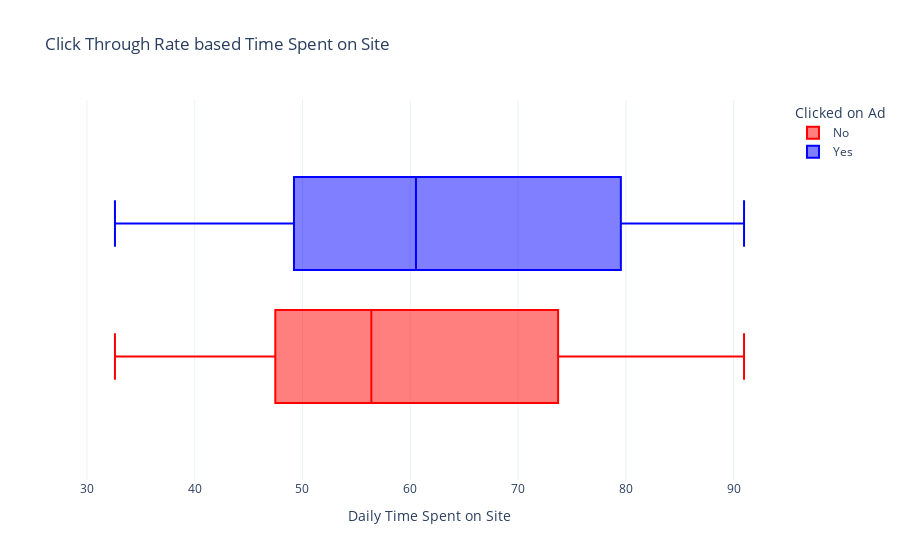

Notebook cell for this chart:
### Code cell
px.box(data, 
             x="Daily Time Spent on Site",  
             color="Clicked on Ad", 
             title="Click Through Rate based Time Spent on Site", 
             color_discrete_map={'Yes':'blue',
                                 'No':'red'})

### Figure 1 — Plotly figure (JSON) as saved in the notebook; plotly's stock layout.template omitted (floating-point values rounded to 4 significant figures; data arrays with more than 128 entries replaced by an {"elided": "..."} marker saying what was removed)
{"data": [{"alignmentgroup": "True", "hovertemplate": "Clicked on Ad=No<br>Daily Time Spent on Site=%{x}<extra></extra>", "legendgroup": "No", "marker": {"color": "red"}, "name": "No", "notched": false, "offsetgroup": "No", "orientation": "h", "showlegend": true, "type": "box", "x": {"elided": "5083 float values"}, "x0": " ", "xaxis": "x", "y0": " ", "yaxis": "y"}, {"alignmentgroup": "True", "hovertemplate": "Clicked on Ad=Yes<br>Daily Time Spent on Site=%{x}<extra></extra>", "legendgroup": "Yes", "marker": {"color": "blue"}, "name": "Yes", "notched": false, "offsetgroup": "Yes", "orientation": "h", "showlegend": true, "type": "box", "x": {"elided": "4917 float values"}, "x0": " ", "xaxis": "x", "y0": " ", "yaxis": "y"}], "layout": {"boxmode": "group", "legend": {"title": {"text": "Clicked on Ad"}, "tracegroupgap": 0}, "title": {"text": "Click Through Rate based Time Spent on Site"}, "xaxis": {"anchor": "y", "domain": [0, 1], "title": {"text": "Daily Time Spent on Site"}}, "yaxis": {"anchor": "x", "domain": [0, 1]}}}
